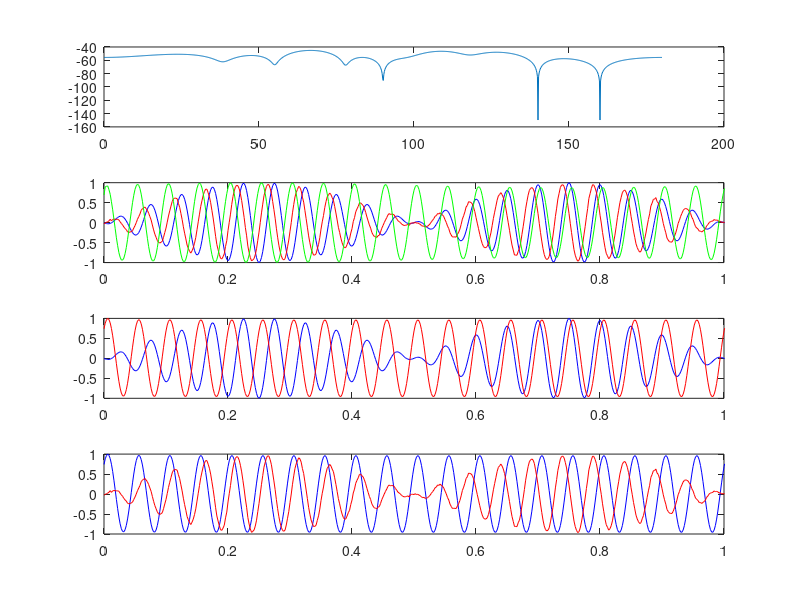

MATLAB code to generate this figure:
clear all;
close all;
% least mean square adaptive array 
k=@(lamda,theta) 2*pi/lamda*[cos(theta) sin(theta)];% wave vector
v=@(r,k) exp(1i*(r*k'));%steering vector
delay= @(x,y,the,c) (x/cos(the)+(y-tan(the)*x)*sin(the))/c;
d=0.125;%km
nel=9;
vp=5;%km
r=zeros(nel,2);%coordinates of the array element
r(:,1)=([1:nel]*d-d)-(nel*d-d)/2;
time=25;%total time in seconds
samplerate=500;
length=4000;
length2=3000;
t0=2;
t=linspace(0,time,time*samplerate);
 %t=linspace(t0,length/samplerate+t0,length);
L0=0;
L=1;
fm0=1;
f0=20;%Hz
f1=20.0;
f2=20.0;
SNR=10000;
theta0=90*pi/180;
theta1=160*pi/180;
theta2=140*pi/180;
A=1;
% S=zeros(1,samplerate*time);
% for i=1:samplerate *time
%     if t>=0
% S(i)=A*(sin(2*pi*f0*t(i))+sin(2*pi*1.2*t(i)-2)+sin(2*pi*0.8*t(i)+2));
%     end
% end
S=hilbert(sin(2*pi*t*fm0).*sin(2*pi*f0*t));
I1=100*hilbert(cos(2*pi*f1*t-3));
I2=100*hilbert((sin(2*pi*f2*t-3)));
load y1;
load y2;
% S=y2;
% I1=10*y1;
% I2=10*y1;


N=zeros(nel,time*samplerate);
X=zeros(nel,time*samplerate);
% XX=zeros(nel,samplerate*time);
% td0=zeros(1,nel);
% td1=zeros(1,nel);
% td2=zeros(1,nel);
for i=1:nel
     N(i,:)=1/SNR*randn(1,time*samplerate);
%     td0(i)=delay(r(i,1),r(i,2),theta0,vp);%AF(i)=AF(i)+AIII(j,k)*exp(1i*2*pi/(c/fc)*(j*d1*cos(theta3(i))+k*d2*sin(theta3(i))));
%      td1(i)=delay(r(i,1),r(i,2),theta1,vp);
%      td2(i)=delay(r(i,1),r(i,2),theta2,vp);
%      %X=v(r,k(vp/f0,theta0))*S+N+v(r,k(vp/f1,theta1))*I1+v(r,k(vp/f2,theta2))*I2;
%      XX(i,:)=S(round((t0+td0(i))*samplerate):round((t0+td0(i))*samplerate)+length-1)+I1(round((t0+td1(i))*samplerate):round((t0+td1(i))*samplerate)+length-1)+I2(round((t0+td2(i))*samplerate):round((t0+td2(i))*samplerate)+length-1);
 end
X=v(r,k(vp/f0,theta0))*S+N+v(r,k(vp/f1,theta1))*I1+v(r,k(vp/f2,theta2))*I2;


Rxx=zeros(nel,nel);
for i=1:time*samplerate
    Rxx=Rxx+X(:,i)*X(:,i)';
end

%     YY=inv(Rxx)*X;
%     YYY=zeros(1,length2);
% for i=1:nel
%     l,samplerate*time);
% td0=zeros(1,nel);
% td1=zeros(1,nel
%     
%     YYY=YYY+YY(i,round((t0-td0(i))*samplerate):round((t0-td0(i))*samplerate)+length2-1);
%     
%     
%     
% end






Wopt=A^2*inv(Rxx)*(v(r,k(vp/f0,theta0)));


%plot(t,X(1,:))
Y=(Wopt'*X);
Y1=(ones(1,nel)*X);
%e=Y-S;

%MSE=mean(abs(e));
%  tt=linspace(t0,length/samplerate+t0,length);
%  ttt=linspace(2*t0,length2/samplerate+2*t0,length2);
res=1000;
theta3=linspace(0,pi,res);
AF=zeros(1,res);
for i=1:res
    vv=v(r,k(vp/f0,theta3(i)));
    for j=1:nel
    AF(i)=AF(i)+Wopt(j)*vv(j);
    end
end
figure(3);
N=4;
subplot(N,1,1);
plot((pi-theta3)*180/pi,10*log10(abs(AF).^2/nel^2));

subplot(N,1,2);
plot(t,S/max(S),'b',t,Y/(max(Y)),'r',t,Y1/(max(Y1)),'g');
xlim([L0 L]);
subplot(N,1,3)
plot(t,S/max(S),'b',t,I1/max(I1),'r');
xlim([L0 L]);
subplot(N,1,4)
plot(t,I1/max(I1),'b',t,Y/(max(Y)),'r');
% step=0;
% Wadp=ones(1,nel);
% Yadp=zeros(1,length);
% %%%%%%%% LMS adptive
%plot(tt,X(9,:),'r',t,XX(9,:),'b');ttt,YYY/(max(YYY)),'r'
xlim([L0 L]);
% step=0;
% Wadp=ones(1,nel);
% Yadp=zeros(1,length);
% %%%%%%%% LMS adptive
% for i=1:length
%     
%     Rxx=X(:,i)*X(:,i)';
%     step=0.002/max(eig(Rxx));
%     Wadp=Wadp+step*(A^2*v(r,k(vp/f0,theta0))-Rxx*Wadp')';
%     Yadp(i)=Wadp*X(:,i);
% end
% subplot(N,1,4)
% plot(t,Yadp/(max(Yadp)),'r',tt,Y1/max(Y1),'g');
% xlim([L0 L]);
% subplot(N,1,5)
% plot(tt,Yadp/(max(Yadp)),'r',tt,Y1/max(Y1),'g');
% xlim([L0 L]);
% subplot(N,1,4)
% plot(t,-Yadp/(max(Yadp)),'r',t,Y1/max(Y1),'g');
% xlim([100 130]);
% subplot(N,1,5)
% plot(t,-Yadp/(max(Yadp)),'r',t,Y1/max(Y1),'g');
% xlim([370 400]);
% subplot(N,1,8)
% plot(t,-Yadp/(max(Yadp)),'r',t,Y1/max(Y1),'g');
% xlim([120 150]);

